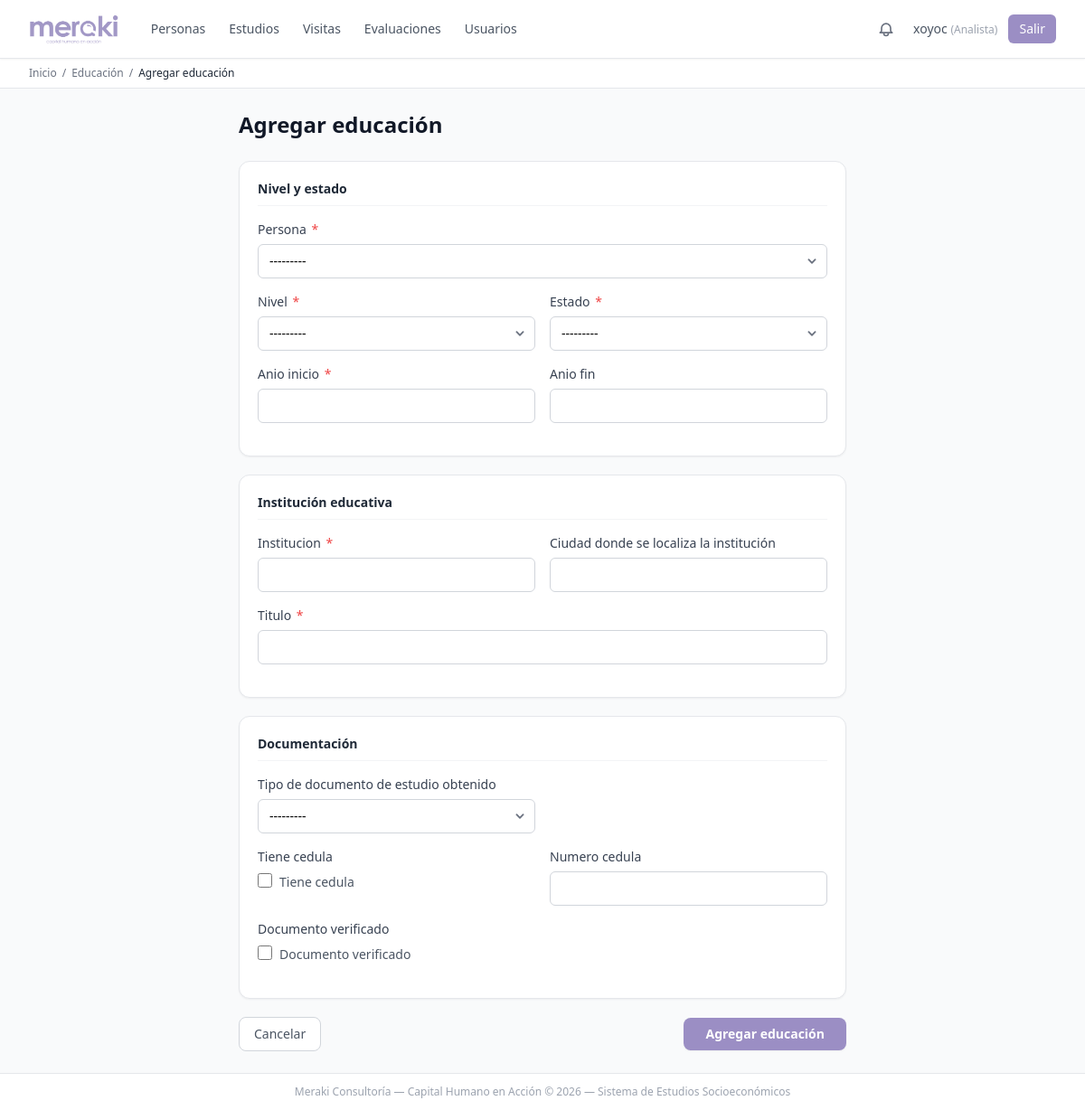
The app's page /educacion/crear/ (signed in), older data.
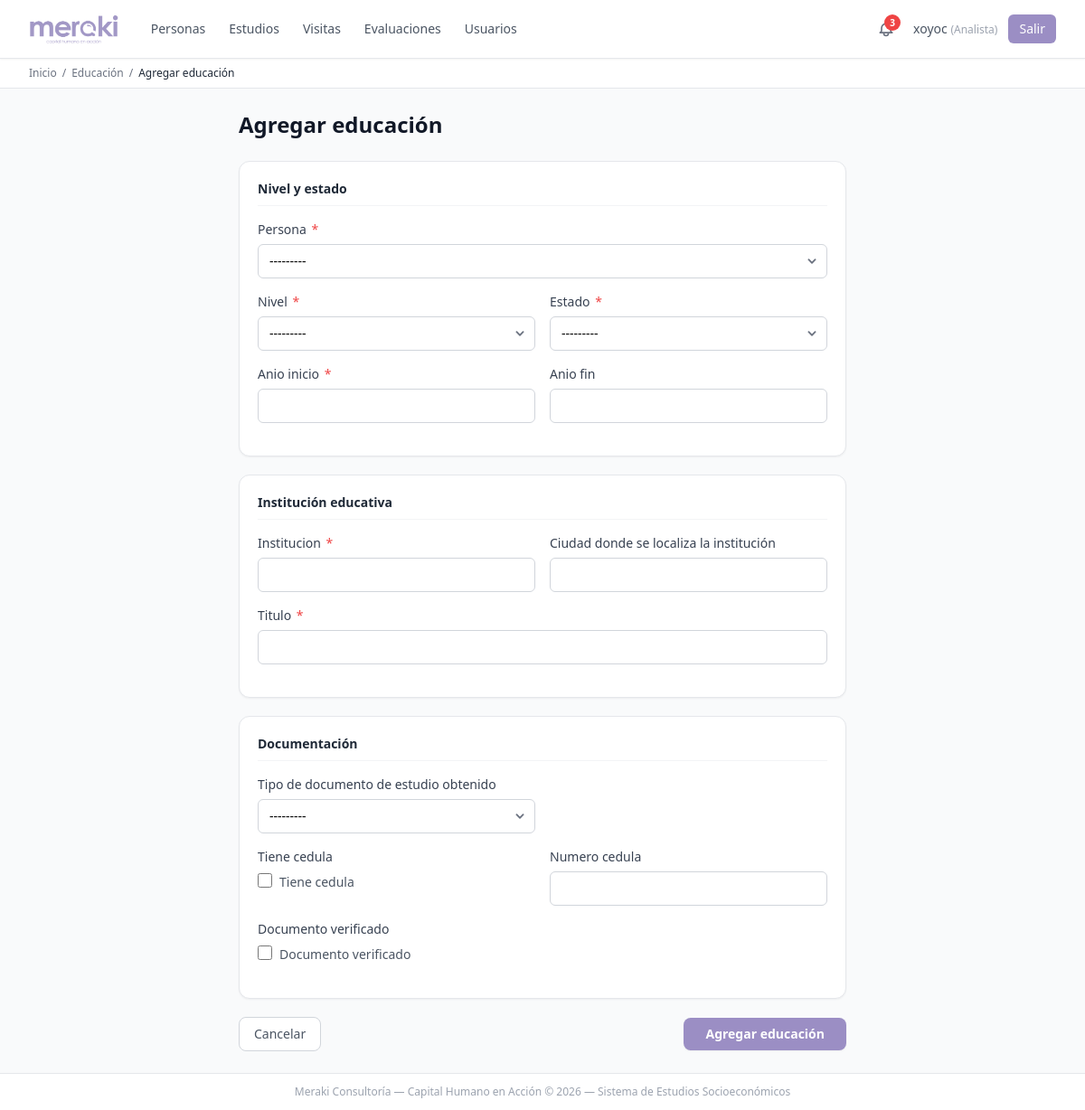
The same page, newer data.
### apps/educacion/models.py (models this page shows)
class NivelEducativo(models.Model):
    nivel = models.CharField(max_length=100)
    orden = models.IntegerField(unique=True)
    activo = models.BooleanField(default=True)
    class Meta:
        verbose_name_plural = "Niveles educativos"
        ordering = ['orden']
    def __str__(self):
        return self.nivel

### apps/educacion/views.py (the view, shortened to what this page needs)
# urls.py: path('crear/', views.EducacionCreateView.as_view(), name='educacion_create'),
class EducacionCreateView(LoginRequiredMixin, CreateView):
    model = Educacion
    fields = [
        'persona', 'nivel', 'institucion', 'ciudad_institucion',
        'titulo', 'estado', 'anio_inicio', 'anio_fin',
        'tipo_documento_estudio', 'tiene_cedula', 'numero_cedula',
        'documento_verificado',
    ]
    success_url = reverse_lazy('educacion:educacion_list')
    def get_initial(self):
        initial = super().get_initial()
        persona_pk = self.request.GET.get('persona')
        if persona_pk:
            initial['persona'] = persona_pk
        return initial

### apps/notificaciones/context_processors.py (called while the page is built)
def notif_count(request):
    if not request.user.is_authenticated:
        return {'notif_count_global': 0}
    count = Notificacion.objects.filter(
        usuario=request.user, leida=False
    ).count()
    return {'notif_count_global': count}

### apps/personas/models.py (called while the page is built)
    @property
    def nombre_completo(self):
        return f"{self.nombre} {self.apellido_paterno} {self.apellido_materno}".strip()

    def __str__(self):
        return f"{self.folio} - {self.nombre_completo}"

### apps/usuarios/context_processors.py (called while the page is built)
def perfil_usuario(request):
    if not request.user.is_authenticated:
        return {
            'perfil_usuario': None,
            'es_analista': False,
            'es_inspector': False,
        }
    try:
        perfil = request.user.perfil
    except PerfilUsuario.DoesNotExist:
        perfil = None
    return {
        'perfil_usuario': perfil,
        'es_analista': perfil.es_analista if perfil else False,
        'es_inspector': perfil.es_inspector if perfil else False,
    }

### apps/usuarios/models.py (called while the page is built)
    @property
    def es_analista(self):
        return self.rol == 'ANA'

    @property
    def es_inspector(self):
        return self.rol == 'INS'

### templates/educacion/educacion_form.html (shortened to what this page needs)
{% extends "base.html" %}
{% block breadcrumbs %}
<div class="bg-white border-b border-gray-200">
  <div class="max-w-7xl mx-auto px-4 sm:px-6 lg:px-8 py-2 text-xs text-gray-500 flex items-center gap-1.5">
    <a href="{% url 'home' %}" class="hover:text-purple-600">Inicio</a>
    <span>/</span>
    <a href="{% url 'educacion:educacion_list' %}" class="hover:text-purple-600">Educación</a>
    <span>/</span>
    <span class="text-gray-800 font-medium">{% if form.instance.pk %}Editar{% else %}Agregar educación{% endif %}</span>
  </div>
</div>
{% endblock %}
{% block content %}
<div class="max-w-2xl mx-auto">
  <div class="mb-6">
    <h1 class="text-2xl font-bold text-gray-900">
      {% if form.instance.pk %}Editar registro educativo{% else %}Agregar educación{% endif %}
    </h1>
  </div>
  <form method="post" novalidate>
    <div class="bg-white rounded-xl border border-gray-200 shadow-sm p-5 mb-5">
      <h2 class="text-sm font-semibold text-gray-800 mb-4 pb-2 border-b border-gray-100">Nivel y estado</h2>
      <div class="grid grid-cols-1 sm:grid-cols-2 gap-x-4">
        <div class="sm:col-span-2">
          {% include 'components/form_field.html' with field=form.persona %}
        </div>
        {% include 'components/form_field.html' with field=form.nivel %}
        {% include 'components/form_field.html' with field=form.estado %}
        {% include 'components/form_field.html' with field=form.anio_inicio %}
        {% include 'components/form_field.html' with field=form.anio_fin %}
      </div>
    </div>
    <div class="bg-white rounded-xl border border-gray-200 shadow-sm p-5 mb-5">
      <h2 class="text-sm font-semibold text-gray-800 mb-4 pb-2 border-b border-gray-100">Institución educativa</h2>
      <div class="grid grid-cols-1 sm:grid-cols-2 gap-x-4">
        {% include 'components/form_field.html' with field=form.institucion %}
        {% include 'components/form_field.html' with field=form.ciudad_institucion %}
        <div class="sm:col-span-2">
          {% include 'components/form_field.html' with field=form.titulo %}
        </div>
      </div>
    </div>
    <div class="bg-white rounded-xl border border-gray-200 shadow-sm p-5 mb-5">
      <h2 class="text-sm font-semibold text-gray-800 mb-4 pb-2 border-b border-gray-100">Documentación</h2>
      <div class="grid grid-cols-1 sm:grid-cols-2 gap-x-4">
        {% include 'components/form_field.html' with field=form.tipo_documento_estudio %}
        <div></div>
        {% include 'components/form_field.html' with field=form.tiene_cedula %}
        {% include 'components/form_field.html' with field=form.numero_cedula %}
        <div class="sm:col-span-2">
          {% include 'components/form_field.html' with field=form.documento_verificado %}
        </div>
      </div>
    </div>
    <div class="flex items-center justify-between gap-3">
      <a href="{% url 'educacion:educacion_list' %}"
         class="px-4 py-2 text-sm font-medium text-gray-600 bg-white border border-gray-300 rounded-lg hover:bg-gray-50 transition-colors">
        Cancelar
      </a>
      <button type="submit"
              class="px-6 py-2 text-sm font-semibold text-white rounded-lg transition-colors shadow-sm"
              style="background-color: var(--meraki-purple);"
              onmouseover="this.style.backgroundColor='var(--meraki-purple-dark)'"
              onmouseout="this.style.backgroundColor='var(--meraki-purple)'">
        {% if form.instance.pk %}Guardar cambios{% else %}Agregar educación{% endif %}
      </button>
    </div>
  </form>
</div>
{% endblock %}

### templates/components/form_field.html (shortened to what this page needs)
<div class="mb-4">
  <label for="{{ field.id_for_label }}"
         class="block text-sm font-medium mb-1.5 {% if field.errors %}text-red-700{% else %}text-gray-700{% endif %}">
    {{ field.label }}
    {% if field.field.required %}
      <span class="text-red-500 ml-0.5" aria-hidden="true">*</span>
    {% endif %}
  </label>
  {% if field.field.widget.input_type == 'checkbox' %}
    <div class="flex items-center gap-2">
      <div class="relative">
        {{ field }}
      </div>
      <span class="text-sm text-gray-600">{{ field.label }}</span>
    </div>
  {% elif field.field.widget.input_type == 'select' or field.as_widget|slice:":6" == "<selec" %}
    <div class="relative">
      {{ field }}
    </div>
  {% else %}
    <div class="relative">
      {{ field }}
    </div>
  {% endif %}
</div>

Row changes from the older to the newer data that the page shows:
added NivelEducativo: nivel "---------"
Text that changed along with them:
{{ notif_count }}: (not shown) → "3"
form field nivel: "---------" → (not shown)
